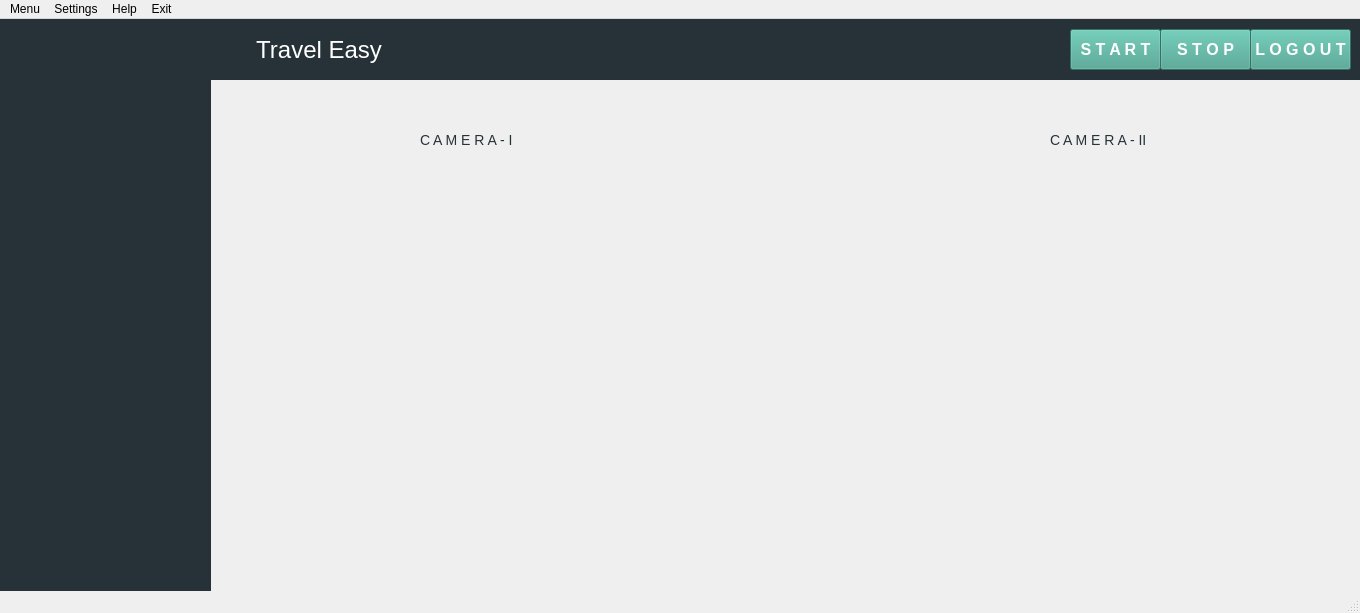
<?xml version="1.0" encoding="UTF-8"?>
<ui version="4.0">
 <class>MainWindow</class>
 <widget class="QMainWindow" name="MainWindow">
  <property name="geometry">
   <rect>
    <x>0</x>
    <y>0</y>
    <width>1360</width>
    <height>613</height>
   </rect>
  </property>
  <property name="windowTitle">
   <string>MainWindow</string>
  </property>
  <property name="styleSheet">
   <string notr="true"/>
  </property>
  <widget class="QWidget" name="centralwidget">
   <widget class="QPushButton" name="start_btn">
    <property name="enabled">
     <bool>true</bool>
    </property>
    <property name="geometry">
     <rect>
      <x>1070</x>
      <y>10</y>
      <width>91</width>
      <height>41</height>
     </rect>
    </property>
    <property name="styleSheet">
     <string notr="true">QPushButton{
font-size:16px;
color:white;
font-weight:bold;
background-color:#44A08D;
}
QPushButton:hover
{
background: #03bb85;
color: white;
}
</string>
    </property>
    <property name="text">
     <string>S T A R T</string>
    </property>
   </widget>
   <widget class="QPushButton" name="stop_btn">
    <property name="enabled">
     <bool>true</bool>
    </property>
    <property name="geometry">
     <rect>
      <x>1160</x>
      <y>10</y>
      <width>91</width>
      <height>41</height>
     </rect>
    </property>
    <property name="styleSheet">
     <string notr="true">QPushButton{
font-size:16px;
color:white;
font-weight:bold;
background-color:#44A08D;
}
QPushButton:hover
{
background: #03bb85;
color: white;
}
</string>
    </property>
    <property name="text">
     <string>S T O P</string>
    </property>
   </widget>
   <widget class="QPushButton" name="logout_btn">
    <property name="enabled">
     <bool>true</bool>
    </property>
    <property name="geometry">
     <rect>
      <x>1250</x>
      <y>10</y>
      <width>101</width>
      <height>41</height>
     </rect>
    </property>
    <property name="styleSheet">
     <string notr="true">QPushButton{
font-size:16px;
color:white;
font-weight:bold;
background-color:#44A08D;
}
QPushButton:hover
{
background: #03bb85;
color: white;
}
</string>
    </property>
    <property name="text">
     <string>L O G O U T</string>
    </property>
   </widget>
   <widget class="QWidget" name="verticalLayoutWidget">
    <property name="geometry">
     <rect>
      <x>0</x>
      <y>0</y>
      <width>211</width>
      <height>791</height>
     </rect>
    </property>
    <layout class="QVBoxLayout" name="verticalLayout">
     <property name="sizeConstraint">
      <enum>QLayout::SetMinAndMaxSize</enum>
     </property>
     <item>
      <widget class="QLabel" name="dashboard">
       <property name="styleSheet">
        <string notr="true">QLabel{
background:#263238;
color:white;
font-size:24px;

}
QLabel:hover{
color:#44A08D;
}</string>
       </property>
       <property name="text">
        <string/>
       </property>
      </widget>
     </item>
    </layout>
   </widget>
   <widget class="QLabel" name="camera1">
    <property name="geometry">
     <rect>
      <x>240</x>
      <y>180</y>
      <width>500</width>
      <height>400</height>
     </rect>
    </property>
    <property name="styleSheet">
     <string notr="true"/>
    </property>
    <property name="text">
     <string/>
    </property>
   </widget>
   <widget class="QLabel" name="camera2">
    <property name="geometry">
     <rect>
      <x>840</x>
      <y>180</y>
      <width>500</width>
      <height>400</height>
     </rect>
    </property>
    <property name="styleSheet">
     <string notr="true"/>
    </property>
    <property name="text">
     <string/>
    </property>
   </widget>
   <widget class="QLabel" name="label_2">
    <property name="geometry">
     <rect>
      <x>420</x>
      <y>100</y>
      <width>101</width>
      <height>41</height>
     </rect>
    </property>
    <property name="styleSheet">
     <string notr="true">QLabel{
color:#263238;

font-size:14px;

}</string>
    </property>
    <property name="text">
     <string>C A M E R A - I</string>
    </property>
   </widget>
   <widget class="QLabel" name="label_3">
    <property name="geometry">
     <rect>
      <x>1050</x>
      <y>100</y>
      <width>121</width>
      <height>41</height>
     </rect>
    </property>
    <property name="styleSheet">
     <string notr="true">QLabel{
color:#263238;

font-size:14px;

}</string>
    </property>
    <property name="text">
     <string>C A M E R A - II</string>
    </property>
   </widget>
   <widget class="QLabel" name="label">
    <property name="geometry">
     <rect>
      <x>210</x>
      <y>0</y>
      <width>1151</width>
      <height>61</height>
     </rect>
    </property>
    <property name="sizePolicy">
     <sizepolicy hsizetype="Preferred" vsizetype="Preferred">
      <horstretch>99</horstretch>
      <verstretch>10</verstretch>
     </sizepolicy>
    </property>
    <property name="styleSheet">
     <string notr="true">QLabel{
background:#263238;
color:white;
font-size:24px;

}
QLabel:hover{
color:#44A08D;
}</string>
    </property>
    <property name="text">
     <string>       Travel Easy  </string>
    </property>
   </widget>
   <zorder>verticalLayoutWidget</zorder>
   <zorder>camera1</zorder>
   <zorder>camera2</zorder>
   <zorder>label_2</zorder>
   <zorder>label_3</zorder>
   <zorder>label</zorder>
   <zorder>start_btn</zorder>
   <zorder>stop_btn</zorder>
   <zorder>logout_btn</zorder>
  </widget>
  <widget class="QStatusBar" name="statusbar"/>
  <widget class="QMenuBar" name="menuBar">
   <property name="geometry">
    <rect>
     <x>0</x>
     <y>0</y>
     <width>1360</width>
     <height>27</height>
    </rect>
   </property>
   <widget class="QMenu" name="menuMenu">
    <property name="title">
     <string>Menu</string>
    </property>
    <addaction name="actionClose"/>
    <addaction name="actionExit"/>
    <addaction name="separator"/>
   </widget>
   <widget class="QMenu" name="menuSettings">
    <property name="title">
     <string>Settings</string>
    </property>
    <addaction name="actioncamer_I"/>
    <addaction name="actioncamera_ii"/>
   </widget>
   <widget class="QMenu" name="menuHelp">
    <property name="title">
     <string>Help</string>
    </property>
    <addaction name="actioncheck_our_sites"/>
    <addaction name="actionUpdates"/>
   </widget>
   <widget class="QMenu" name="menuExit">
    <property name="title">
     <string>Exit</string>
    </property>
   </widget>
   <addaction name="menuMenu"/>
   <addaction name="menuSettings"/>
   <addaction name="menuHelp"/>
   <addaction name="menuExit"/>
  </widget>
  <action name="actionClose">
   <property name="text">
    <string>Close</string>
   </property>
  </action>
  <action name="actionExit">
   <property name="text">
    <string>Exit</string>
   </property>
  </action>
  <action name="actioncamer_I">
   <property name="text">
    <string>camera I</string>
   </property>
  </action>
  <action name="actioncamera_ii">
   <property name="text">
    <string>camera II</string>
   </property>
  </action>
  <action name="actioncheck_our_sites">
   <property name="text">
    <string>our sites</string>
   </property>
  </action>
  <action name="actionUpdates">
   <property name="text">
    <string>updates</string>
   </property>
  </action>
 </widget>
 <resources/>
 <connections/>
</ui>
